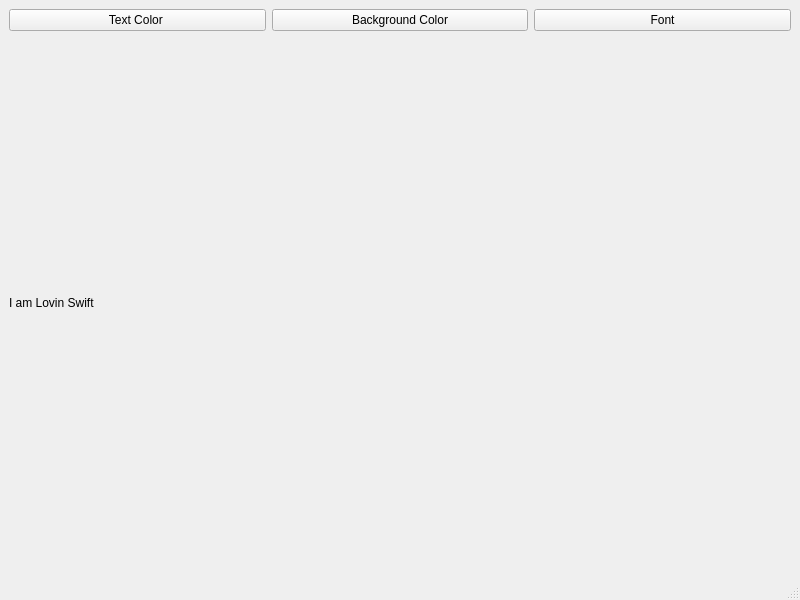
<?xml version="1.0" encoding="UTF-8"?>
<ui version="4.0">
 <class>MainWindow</class>
 <widget class="QMainWindow" name="MainWindow">
  <property name="geometry">
   <rect>
    <x>0</x>
    <y>0</y>
    <width>800</width>
    <height>600</height>
   </rect>
  </property>
  <property name="windowTitle">
   <string>MainWindow</string>
  </property>
  <widget class="QWidget" name="centralwidget">
   <layout class="QHBoxLayout" name="horizontalLayout_2">
    <item>
     <layout class="QVBoxLayout" name="verticalLayout">
      <item>
       <layout class="QHBoxLayout" name="horizontalLayout">
        <item>
         <widget class="QPushButton" name="textColorButton">
          <property name="text">
           <string>Text Color </string>
          </property>
         </widget>
        </item>
        <item>
         <widget class="QPushButton" name="backgroundColorButton">
          <property name="text">
           <string>Background Color</string>
          </property>
         </widget>
        </item>
        <item>
         <widget class="QPushButton" name="fontButton">
          <property name="text">
           <string>Font</string>
          </property>
         </widget>
        </item>
       </layout>
      </item>
      <item>
       <widget class="QLabel" name="label">
        <property name="text">
         <string>I am Lovin Swift</string>
        </property>
       </widget>
      </item>
     </layout>
    </item>
   </layout>
  </widget>
  <widget class="QMenuBar" name="menubar">
   <property name="geometry">
    <rect>
     <x>0</x>
     <y>0</y>
     <width>800</width>
     <height>21</height>
    </rect>
   </property>
  </widget>
  <widget class="QStatusBar" name="statusbar"/>
 </widget>
 <resources/>
 <connections/>
</ui>
